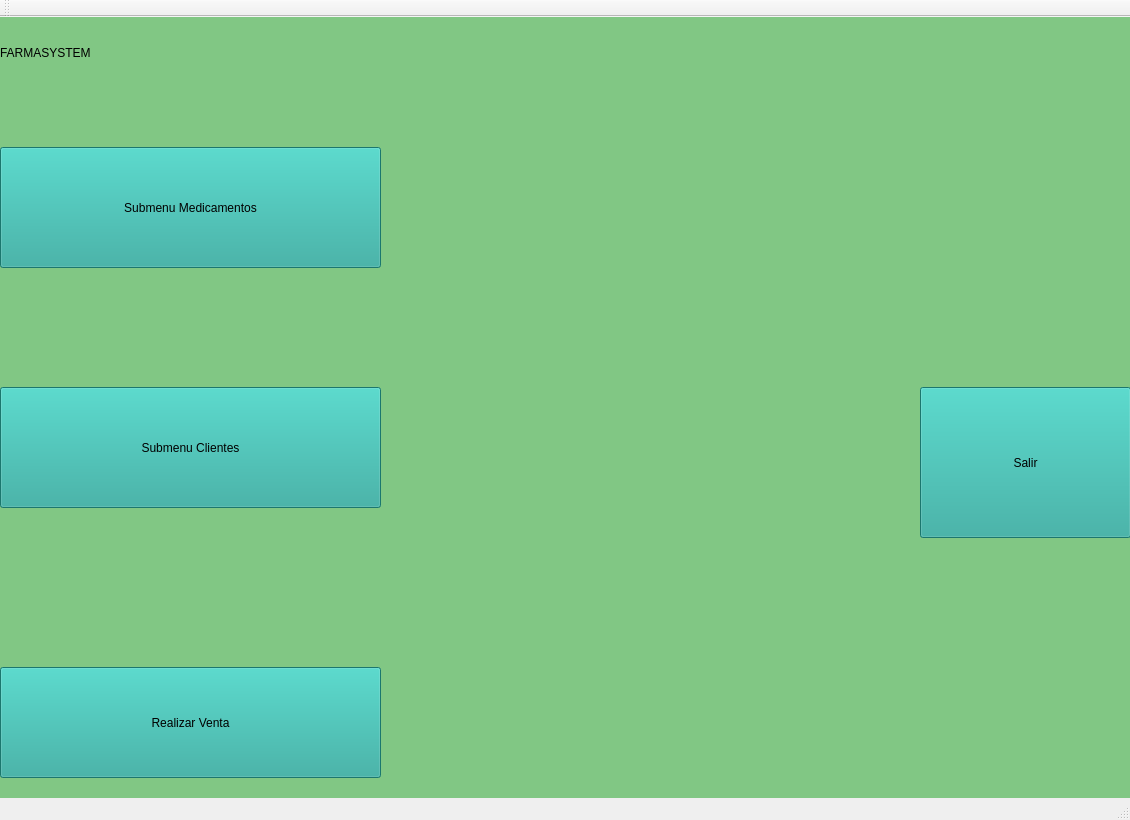
<?xml version="1.0" encoding="UTF-8"?>
<ui version="4.0">
 <class>MainWindow</class>
 <widget class="QMainWindow" name="MainWindow">
  <property name="geometry">
   <rect>
    <x>0</x>
    <y>0</y>
    <width>1130</width>
    <height>820</height>
   </rect>
  </property>
  <property name="windowTitle">
   <string>mainWindow</string>
  </property>
  <widget class="QWidget" name="centralWidget">
   <widget class="QStackedWidget" name="stackedWidget">
    <property name="geometry">
     <rect>
      <x>0</x>
      <y>0</y>
      <width>1241</width>
      <height>891</height>
     </rect>
    </property>
    <property name="styleSheet">
     <string notr="true">background-color: rgb(129, 199, 132);</string>
    </property>
    <property name="currentIndex">
     <number>0</number>
    </property>
    <widget class="QWidget" name="farmasystem">
     <widget class="QLabel" name="titulo_principal_3">
      <property name="geometry">
       <rect>
        <x>0</x>
        <y>0</y>
        <width>371</width>
        <height>71</height>
       </rect>
      </property>
      <property name="styleSheet">
       <string notr="true">font: 30pt &quot;Cambria&quot;;</string>
      </property>
      <property name="text">
       <string>FARMASYSTEM</string>
      </property>
     </widget>
     <widget class="QPushButton" name="btnSubmenu_meds">
      <property name="geometry">
       <rect>
        <x>0</x>
        <y>130</y>
        <width>381</width>
        <height>121</height>
       </rect>
      </property>
      <property name="styleSheet">
       <string notr="true">font: 20pt &quot;Cambria&quot;;
background-color: rgb(38, 166, 154);</string>
      </property>
      <property name="text">
       <string>Submenu Medicamentos</string>
      </property>
     </widget>
     <widget class="QPushButton" name="btnSubmenu_clientes">
      <property name="geometry">
       <rect>
        <x>0</x>
        <y>370</y>
        <width>381</width>
        <height>121</height>
       </rect>
      </property>
      <property name="styleSheet">
       <string notr="true">font: 20pt &quot;Cambria&quot;;
background-color: rgb(38, 166, 154);</string>
      </property>
      <property name="text">
       <string>Submenu Clientes</string>
      </property>
     </widget>
     <widget class="QPushButton" name="btnRealizar_venta">
      <property name="geometry">
       <rect>
        <x>0</x>
        <y>650</y>
        <width>381</width>
        <height>111</height>
       </rect>
      </property>
      <property name="styleSheet">
       <string notr="true">font: 20pt &quot;Cambria&quot;;
background-color: rgb(38, 166, 154);</string>
      </property>
      <property name="text">
       <string>Realizar Venta</string>
      </property>
     </widget>
     <widget class="QPushButton" name="btnSalir_principal">
      <property name="geometry">
       <rect>
        <x>920</x>
        <y>370</y>
        <width>211</width>
        <height>151</height>
       </rect>
      </property>
      <property name="styleSheet">
       <string notr="true">font: 20pt &quot;Cambria&quot;;
background-color: rgb(38, 166, 154);</string>
      </property>
      <property name="text">
       <string>Salir</string>
      </property>
     </widget>
    </widget>
    <widget class="QWidget" name="submenu_medicamentos">
     <widget class="QLabel" name="titulo_principal">
      <property name="geometry">
       <rect>
        <x>0</x>
        <y>0</y>
        <width>621</width>
        <height>71</height>
       </rect>
      </property>
      <property name="styleSheet">
       <string notr="true">font: 30pt &quot;Cambria&quot;;</string>
      </property>
      <property name="text">
       <string>SUBMENU MEDICAMENTOS</string>
      </property>
     </widget>
     <widget class="QPushButton" name="btnRegistrar_med">
      <property name="geometry">
       <rect>
        <x>0</x>
        <y>100</y>
        <width>381</width>
        <height>101</height>
       </rect>
      </property>
      <property name="styleSheet">
       <string notr="true">font: 20pt &quot;Cambria&quot;;
background-color: rgb(38, 166, 154);</string>
      </property>
      <property name="text">
       <string>Registrar Medicamento</string>
      </property>
     </widget>
     <widget class="QPushButton" name="btnBuscar_med">
      <property name="geometry">
       <rect>
        <x>0</x>
        <y>250</y>
        <width>381</width>
        <height>101</height>
       </rect>
      </property>
      <property name="styleSheet">
       <string notr="true">font: 20pt &quot;Cambria&quot;;
background-color: rgb(38, 166, 154);</string>
      </property>
      <property name="text">
       <string>Buscar Medicamento</string>
      </property>
     </widget>
     <widget class="QPushButton" name="btnLista_med">
      <property name="geometry">
       <rect>
        <x>0</x>
        <y>390</y>
        <width>381</width>
        <height>101</height>
       </rect>
      </property>
      <property name="styleSheet">
       <string notr="true">font: 20pt &quot;Cambria&quot;;
background-color: rgb(38, 166, 154);</string>
      </property>
      <property name="text">
       <string>Lista de Medicamentos</string>
      </property>
     </widget>
     <widget class="QPushButton" name="btnActualizar_stock">
      <property name="geometry">
       <rect>
        <x>0</x>
        <y>530</y>
        <width>381</width>
        <height>101</height>
       </rect>
      </property>
      <property name="styleSheet">
       <string notr="true">font: 20pt &quot;Cambria&quot;;
background-color: rgb(38, 166, 154);</string>
      </property>
      <property name="text">
       <string>Actualizar Stock</string>
      </property>
     </widget>
     <widget class="QPushButton" name="btnEliminar_med">
      <property name="geometry">
       <rect>
        <x>0</x>
        <y>660</y>
        <width>381</width>
        <height>101</height>
       </rect>
      </property>
      <property name="styleSheet">
       <string notr="true">font: 20pt &quot;Cambria&quot;;
background-color: rgb(38, 166, 154);</string>
      </property>
      <property name="text">
       <string>Eliminar Medicamento</string>
      </property>
     </widget>
     <widget class="QPushButton" name="btnSalir_medicamentos">
      <property name="geometry">
       <rect>
        <x>760</x>
        <y>300</y>
        <width>371</width>
        <height>151</height>
       </rect>
      </property>
      <property name="styleSheet">
       <string notr="true">font: 20pt &quot;Cambria&quot;;
background-color: rgb(38, 166, 154);</string>
      </property>
      <property name="text">
       <string>Volver al menu principal</string>
      </property>
     </widget>
    </widget>
    <widget class="QWidget" name="Realizar_Ventas">
     <widget class="QLabel" name="titulo_realizarVenta">
      <property name="geometry">
       <rect>
        <x>0</x>
        <y>0</y>
        <width>471</width>
        <height>71</height>
       </rect>
      </property>
      <property name="styleSheet">
       <string notr="true">font: 30pt &quot;Cambria&quot;;</string>
      </property>
      <property name="text">
       <string>REALIZAR VENTAS</string>
      </property>
     </widget>
     <widget class="QLabel" name="label_id">
      <property name="geometry">
       <rect>
        <x>0</x>
        <y>100</y>
        <width>141</width>
        <height>41</height>
       </rect>
      </property>
      <property name="styleSheet">
       <string notr="true">background-color: rgb(38, 166, 154);
font: 12pt &quot;Cambria&quot;;</string>
      </property>
      <property name="text">
       <string>ID del Cliente:</string>
      </property>
     </widget>
     <widget class="QLineEdit" name="id_client">
      <property name="geometry">
       <rect>
        <x>0</x>
        <y>140</y>
        <width>141</width>
        <height>28</height>
       </rect>
      </property>
      <property name="styleSheet">
       <string notr="true">background-color: rgb(172, 231, 239);</string>
      </property>
     </widget>
     <widget class="QLabel" name="labelmed">
      <property name="geometry">
       <rect>
        <x>190</x>
        <y>100</y>
        <width>191</width>
        <height>41</height>
       </rect>
      </property>
      <property name="styleSheet">
       <string notr="true">background-color: rgb(38, 166, 154);
font: 12pt &quot;Cambria&quot;;</string>
      </property>
      <property name="text">
       <string>ID del Medicamento:</string>
      </property>
     </widget>
     <widget class="QLabel" name="label_cantidad">
      <property name="geometry">
       <rect>
        <x>420</x>
        <y>100</y>
        <width>101</width>
        <height>41</height>
       </rect>
      </property>
      <property name="styleSheet">
       <string notr="true">background-color: rgb(38, 166, 154);
font: 12pt &quot;Cambria&quot;;</string>
      </property>
      <property name="text">
       <string>Cantidad:</string>
      </property>
     </widget>
     <widget class="QComboBox" name="comboMedicamentos">
      <property name="geometry">
       <rect>
        <x>190</x>
        <y>140</y>
        <width>191</width>
        <height>28</height>
       </rect>
      </property>
      <property name="styleSheet">
       <string notr="true">background-color: rgb(38, 166, 154);</string>
      </property>
     </widget>
     <widget class="QPushButton" name="btnConfirmar_venta">
      <property name="geometry">
       <rect>
        <x>610</x>
        <y>100</y>
        <width>381</width>
        <height>101</height>
       </rect>
      </property>
      <property name="styleSheet">
       <string notr="true">font: 20pt &quot;Cambria&quot;;
background-color: rgb(38, 166, 154);</string>
      </property>
      <property name="text">
       <string>Confirmar Venta</string>
      </property>
     </widget>
     <widget class="QSpinBox" name="spinBox">
      <property name="geometry">
       <rect>
        <x>420</x>
        <y>140</y>
        <width>101</width>
        <height>29</height>
       </rect>
      </property>
     </widget>
     <widget class="QPushButton" name="btnSalir_venta">
      <property name="geometry">
       <rect>
        <x>300</x>
        <y>420</y>
        <width>411</width>
        <height>151</height>
       </rect>
      </property>
      <property name="styleSheet">
       <string notr="true">font: 20pt &quot;Cambria&quot;;
background-color: rgb(38, 166, 154);</string>
      </property>
      <property name="text">
       <string>Volver al menu principal</string>
      </property>
     </widget>
    </widget>
    <widget class="QWidget" name="submenu_Clientes">
     <widget class="QLabel" name="titulo_principal_2">
      <property name="geometry">
       <rect>
        <x>0</x>
        <y>0</y>
        <width>471</width>
        <height>71</height>
       </rect>
      </property>
      <property name="styleSheet">
       <string notr="true">font: 30pt &quot;Cambria&quot;;</string>
      </property>
      <property name="text">
       <string>SUBMENU CLIENTES</string>
      </property>
     </widget>
     <widget class="QPushButton" name="btnRegistrar_cliente">
      <property name="geometry">
       <rect>
        <x>0</x>
        <y>90</y>
        <width>381</width>
        <height>101</height>
       </rect>
      </property>
      <property name="styleSheet">
       <string notr="true">font: 20pt &quot;Cambria&quot;;
background-color: rgb(38, 166, 154);</string>
      </property>
      <property name="text">
       <string>Registrar Cliente</string>
      </property>
     </widget>
     <widget class="QPushButton" name="btnBuscar_por_cedula">
      <property name="geometry">
       <rect>
        <x>0</x>
        <y>230</y>
        <width>381</width>
        <height>101</height>
       </rect>
      </property>
      <property name="styleSheet">
       <string notr="true">font: 20pt &quot;Cambria&quot;;
background-color: rgb(38, 166, 154);</string>
      </property>
      <property name="text">
       <string>Buscar por Cédula</string>
      </property>
     </widget>
     <widget class="QPushButton" name="btnLista_clientes_">
      <property name="geometry">
       <rect>
        <x>0</x>
        <y>370</y>
        <width>381</width>
        <height>101</height>
       </rect>
      </property>
      <property name="styleSheet">
       <string notr="true">font: 20pt &quot;Cambria&quot;;
background-color: rgb(38, 166, 154);</string>
      </property>
      <property name="text">
       <string>Lista de Clientes</string>
      </property>
     </widget>
     <widget class="QPushButton" name="btnTarjeta_fidelidad">
      <property name="geometry">
       <rect>
        <x>0</x>
        <y>510</y>
        <width>381</width>
        <height>101</height>
       </rect>
      </property>
      <property name="styleSheet">
       <string notr="true">font: 20pt &quot;Cambria&quot;;
background-color: rgb(38, 166, 154);</string>
      </property>
      <property name="text">
       <string>Tarjeta de Fidelidad</string>
      </property>
     </widget>
     <widget class="QPushButton" name="btnEliminar_cliente">
      <property name="geometry">
       <rect>
        <x>0</x>
        <y>650</y>
        <width>381</width>
        <height>101</height>
       </rect>
      </property>
      <property name="styleSheet">
       <string notr="true">font: 20pt &quot;Cambria&quot;;
background-color: rgb(38, 166, 154);</string>
      </property>
      <property name="text">
       <string>Eiminar Cliente</string>
      </property>
     </widget>
     <widget class="QPushButton" name="btnSalir_clientes">
      <property name="geometry">
       <rect>
        <x>720</x>
        <y>260</y>
        <width>411</width>
        <height>151</height>
       </rect>
      </property>
      <property name="styleSheet">
       <string notr="true">font: 20pt &quot;Cambria&quot;;
background-color: rgb(38, 166, 154);</string>
      </property>
      <property name="text">
       <string>Volver al menu principal</string>
      </property>
     </widget>
    </widget>
    <widget class="QWidget" name="Lista_clientes">
     <widget class="QLabel" name="titulo_lista_clientes">
      <property name="geometry">
       <rect>
        <x>0</x>
        <y>0</y>
        <width>291</width>
        <height>71</height>
       </rect>
      </property>
      <property name="styleSheet">
       <string notr="true">font: 30pt &quot;Cambria&quot;;</string>
      </property>
      <property name="text">
       <string>Lista Clientes</string>
      </property>
     </widget>
     <widget class="QTableWidget" name="tablaClientes">
      <property name="geometry">
       <rect>
        <x>0</x>
        <y>90</y>
        <width>371</width>
        <height>441</height>
       </rect>
      </property>
      <property name="styleSheet">
       <string notr="true">background-color: rgb(172, 231, 239);
color: rgb(165, 108, 193);</string>
      </property>
      <column>
       <property name="text">
        <string>ID</string>
       </property>
      </column>
      <column>
       <property name="text">
        <string>Nombre</string>
       </property>
      </column>
      <column>
       <property name="text">
        <string>Cédula</string>
       </property>
      </column>
     </widget>
     <widget class="QPushButton" name="btnVolver_menuCliente_lista">
      <property name="geometry">
       <rect>
        <x>470</x>
        <y>530</y>
        <width>411</width>
        <height>151</height>
       </rect>
      </property>
      <property name="styleSheet">
       <string notr="true">font: 20pt &quot;Cambria&quot;;
background-color: rgb(38, 166, 154);</string>
      </property>
      <property name="text">
       <string>Volver al Submenu Clientes</string>
      </property>
     </widget>
    </widget>
   </widget>
  </widget>
  <widget class="QMenuBar" name="menuBar">
   <property name="geometry">
    <rect>
     <x>0</x>
     <y>0</y>
     <width>1130</width>
     <height>21</height>
    </rect>
   </property>
  </widget>
  <widget class="QToolBar" name="mainToolBar">
   <attribute name="toolBarArea">
    <enum>TopToolBarArea</enum>
   </attribute>
   <attribute name="toolBarBreak">
    <bool>false</bool>
   </attribute>
  </widget>
  <widget class="QStatusBar" name="statusBar"/>
 </widget>
 <layoutdefault spacing="6" margin="11"/>
 <resources>
  <include location="mainWindow.qrc"/>
 </resources>
 <connections/>
</ui>
